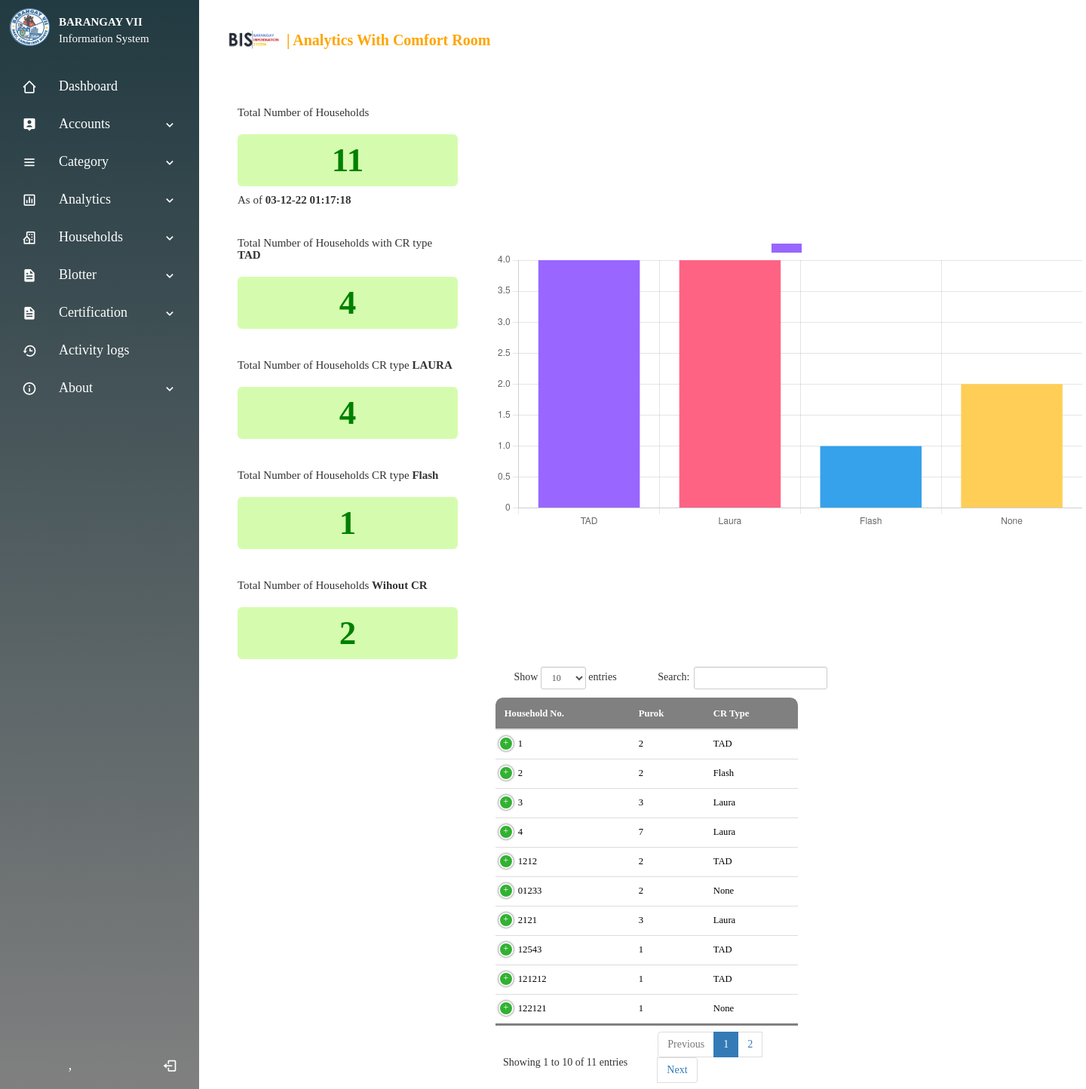
The app's page /cranalytics.php with its own data.
### tables this page shows
CREATE TABLE `households` (
  `id` int(10) NOT NULL,
  `householdno` varchar(15) NOT NULL,
  `purokid` int(10) NOT NULL,
  `electricityid` int(10) NOT NULL,
  `waterid` int(10) NOT NULL,
  `crid` int(10) NOT NULL,
  `ses` varchar(50) NOT NULL
);

CREATE TABLE `cr` (
  `id` int(10) NOT NULL,
  `cr` varchar(50) NOT NULL
);

### cranalytics.php (the view, shortened to what this page needs)
<!DOCTYPE html>
<html lang="en">
<head>
    <link rel="stylesheet" href="css/analytics.css">
    <link rel="stylesheet" href="css/allmaster.css">
    <link rel="stylesheet" href="css/font.css">
        <link href="bootstrap/css/bootstrap.min.css" rel="stylesheet">
        <link href="bootstrap/css/dataTables.bootstrap.css" rel="stylesheet">
        <link href="bootstrap/css/dataTables.responsive.css" rel="stylesheet">
</head>
<?php
    $con = mysqli_connect("localhost","root","","bis");
    if(!$con){
        echo "Disconnected!";
    }else{
        $sql = "select * from cr order by id";
        $result = mysqli_query($con,$sql);
        while($row = mysqli_fetch_array($result)){
            $purok[] = $row['cr'];
            $purokid = $row['id'];
        $sqlresident = "SELECT COUNT(*) AS SUM FROM households WHERE crid='$purokid'";
        $resultresident = mysqli_query($con,$sqlresident );
        while($rowresident = mysqli_fetch_array($resultresident)){
            $total[] = $rowresident['SUM'];
        }
        }
    }
    $sqlrescount = "SELECT COUNT(*) AS SUMRES FROM households";
    $resultrescount = mysqli_query($con,$sqlrescount);
    $rowrescount = mysqli_fetch_array($resultrescount);
    $sqlmale = "SELECT COUNT(*) AS SUMMALE FROM households where crid='1'";
    $resultmale = mysqli_query($con,$sqlmale);
    $rowmale = mysqli_fetch_array($resultmale);
    $sqlfemale = "SELECT COUNT(*) AS SUMFEMALE FROM households where crid='2'";
    $resultfemale = mysqli_query($con,$sqlfemale);
    $rowfemale = mysqli_fetch_array($resultfemale);
    $sqlflash = "SELECT COUNT(*) AS SUMflash FROM households where crid='3'";
    $resultflash = mysqli_query($con,$sqlflash );
    $rowflash = mysqli_fetch_array($resultflash );
    $sqlnone = "SELECT COUNT(*) AS SUMnone FROM households where crid='4'";
    $resultnone = mysqli_query($con,$sqlnone);
    $rownone = mysqli_fetch_array($resultnone);
    $date = date('d-m-y h:i:s');
?>
<body>
<?php include 'navigation.php' ?>
    <section class="home-section">
    <div class="container">
        <div class="navbar">
            <img src="css/images/SystemLogo.png" class="logo"> <h3>| Analytics With Comfort Room</h3>
                <navList>
                    <ulist id="menuList">
                    </ulist>
                </navList>
        </div>
        <div class="row">
            <div class="col-1">
                    <h4>Total Number of Households</h4>
                    <h2><?php echo $rowrescount['SUMRES']?></h2>
                    <h4>As of <b><?php echo $date ?></b></h4>
                    <br>
                    <h4>Total Number of Households with CR type <b>TAD</b></h4>
                    <h2><?php echo $rowmale['SUMMALE']?></h2>
                    <br>
                    <h4>Total Number of Households CR type <b>LAURA</b></h4>
                    <h2><?php echo $rowfemale['SUMFEMALE']?></h2>
                    <br>
                    <h4>Total Number of Households CR type <b>Flash</b></h4>
                    <h2><?php echo $rowflash['SUMflash']?></h2>
                    <br>
                    <h4>Total Number of Households <b>Wihout CR</b></h4>
                    <h2><?php echo $rownone['SUMnone']?></h2>
            </div>
            <div class="col-2">
                    <canvas id="myChart"></canvas>
            </div>
        </div>
        <div class="row">
            <div class="col-2">
                <center>
                    <table width="100%" class="table" id="dataTables-example">
                    <thead>
                        <tr>
                            <th>Household No.</th>
                            <th>Purok</th>
                            <th>CR Type</th>
                        </tr>
                    </thead>
                    <tbody>
                    <?php
                        $mysqli = NEW MySQLi('localhost','root','','bis');
                        $resultresident = $mysqli->query("SELECT * FROM households");
                            while($rowresident = mysqli_fetch_assoc($resultresident)) {
                                $electmean = $rowresident['crid'];
                    ?>
                            <?php
                               $resultservices = $mysqli->query("SELECT * FROM cr where id='$electmean'");
                               $rowservices  = mysqli_fetch_assoc($resultservices);
                            ?>
                                <tr>
                                    <td><?php echo $rowresident['householdno']; ?></td>
                                    <td><?php echo $rowresident['purokid']; ?></td>
                                    <td><?php echo $rowservices['cr']; ?></td>
                                </tr>
                            <?php } ?>
                    </tbody>
                </table>
                </center>
            </div>
        </div>
    </div>
    </section>
<script>
const ctx = document.getElementById('myChart').getContext('2d');
const myChart = new Chart(ctx, {
    type: 'bar',
    data: {
        labels: <?php echo json_encode($purok) ?>,
        datasets: [{
            label: '',
            data: <?php echo json_encode($total) ?>,
            fill: true,
            backgroundColor: [
                'rgba(153, 102, 255)',
                'rgba(255, 99, 132)',
                'rgba(54, 162, 235)',
                'rgba(255, 206, 86)',
                'rgba(75, 192, 192)',
                'rgba(255, 159, 64)'
            ]
        }]
    },
    options: {
        scales: {
            y: {
                beginAtZero: true
            }
        }
    }
});
</script>
</body>
</html>

### css/analytics.css (style rules this page uses)
body { margin: 0; padding: 0; font-family: outfit; background: #ebe5e5; box-sizing: border-box; }
.container { width: 100%; min-height: 100vh; padding-left: 8%; padding-right: 8%; box-sizing: border-box; overflow:hidden; }
.navbar { width: 100%; display: flex; align-items: center; }
.navbar h3 { font-size: 20px; color:orange; font-weight: bold; margin: 10px 0 5px; text-transform: capitalize; text-align: left; margin-bottom: 15px; }
.logo { width: 100px; cursor: pointer; margin: 30px 0; }
navList { flex: 1; text-align: right; background: none; }
.row { display: flex; align-items: center; }
.col-1 { flex-basis:30%; position: relative; margin-left: 50px; margin-right: 50px; }
.col-1 h2 { font-size: 45px; color: green; background-color: rgb(213, 252, 174); font-weight: bold; border-radius: 6px; text-align: center; padding: 10px; }
.col-1 h4 { margin: 10px 0; font-size: 15px; }
.container .table { border-collapse: collapse; margin: 25px 0; font-size: 0.9em; min-width: 400px; border-radius: 10px 10px 0 0; overflow: hidden; background: #ffffff; color: black; font-family: outfit; border: none; text-transform: capitalize; }
.container .table thead tr { background: linear-gradient(135deg, grey, grey); color: #FFFF; border-top: 3px solid grey; }
.container .table th, .container .table td { padding: 10px 12px; text-transform: capitalize; }
.container .table tbody tr:last-of-type { border-bottom: 3px solid grey; }
.col-1::after { content: ''; width: 10px; height: 100%; background: linear-gradient(to right, orange, grey); border-radius: 6px; position: absolute; left: -40px; top: 5px; visibility:hidden; }
.col-2 { position: relative; flex-basis: 80%; display: flex; align-items: center; }

### css/allmaster.css (style rules this page uses)
.container { animation: transitionIn 0.85s; }

### css/cssNav/style.css (style rules this page uses)
* { margin: 0; padding: 0; box-sizing: border-box; font-family: Outfit; }
.home-section { position: relative; height: 100vh; left: 260px; width: calc(100% - 260px); transition: all 0.5s ease; }

### records on screen
households: householdno "12543", purokid "1", crid.cr "TAD"
households: householdno "121212", purokid "1", crid.cr "TAD"
households: householdno "1", purokid "2", crid.cr "TAD"
households: householdno "2", purokid "2", crid.cr "Flash"
households: householdno "3", purokid "3", crid.cr "Laura"
households: householdno "4", purokid "7", crid.cr "Laura"
households: householdno "01233", purokid "2", crid.cr "None"
households: householdno "122121", purokid "1", crid.cr "None"
households: householdno "1212", purokid "2", crid.cr "TAD"
households: householdno "2121", purokid "3", crid.cr "Laura"

### other values on screen
$rowrescount['SUMRES'] "11"
$rowmale['SUMMALE'] "4"
$rowfemale['SUMFEMALE'] "4"
$rowflash['SUMflash'] "1"
$rownone['SUMnone'] "2"
chart data {{ json_encode($purok) }} ["TAD","Laura","Flash","None"]
chart data {{ json_encode($total) }} ["4","4","1","2"]
